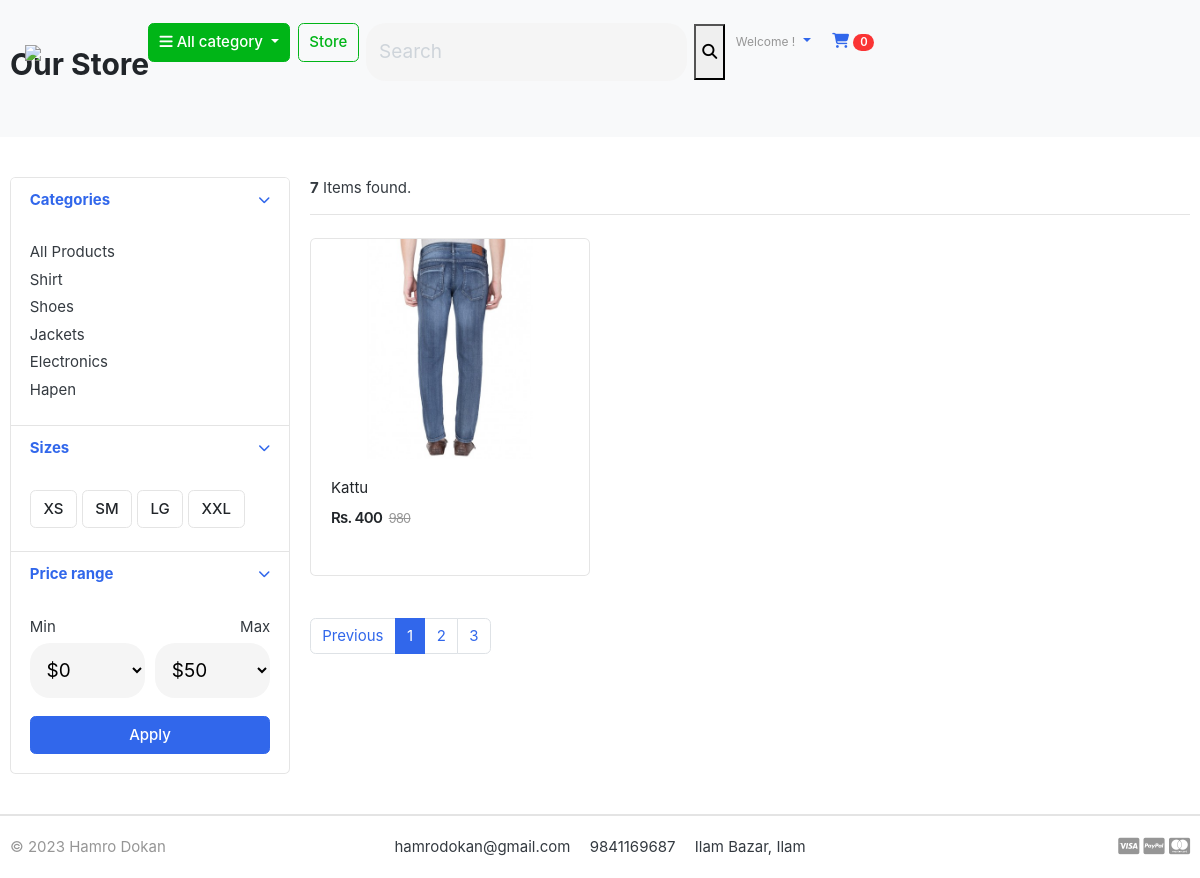
Before: /store/?page=3 with the older database file.
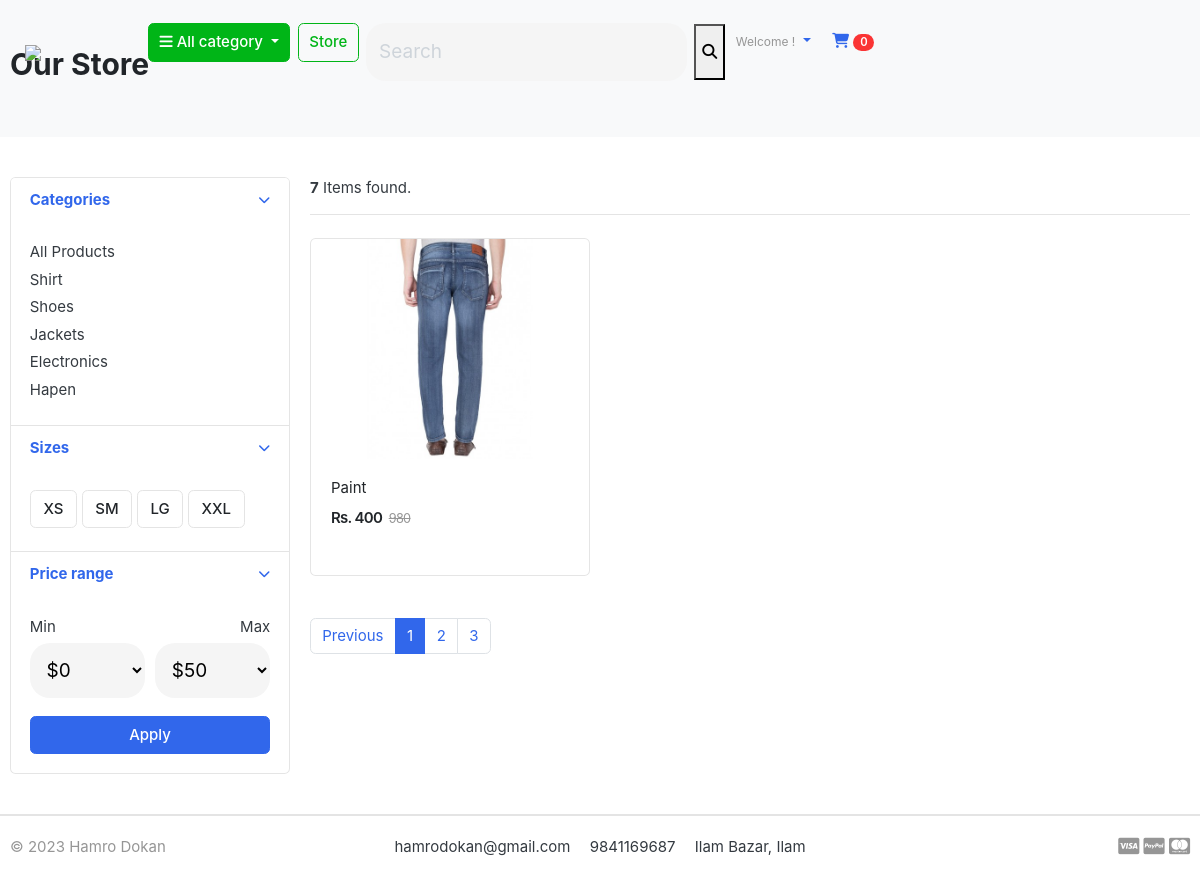
After: the same page with the newer database file.
### store/models.py (models this page shows, shortened)
class Product(models.Model):
    product_name = models.CharField(max_length=100)
    slug = models.SlugField(max_length=50)
    price = models.IntegerField()
    description = models.TextField(max_length=500, blank=True)
    Image = models.ImageField(upload_to="photos/products")
    stock = models.IntegerField()
    is_available = models.BooleanField(default=True)
    category = models.ForeignKey(Category, on_delete=models.CASCADE)
    created_date = models.DateTimeField(auto_now_add=True)
    modified_date = models.DateTimeField(auto_now=True)
    def get_url(self):
        return reverse('product_detail', args=[self.category.slug, self.slug])

### store/views.py (the view)
# urls.py: path('store/', include('store.urls')),
def store(request, category_slug=None):
    categories = None
    products = None
    if category_slug != None:
        categories = get_object_or_404(Category, slug=category_slug)
        products = Product.objects.all().filter(category=categories, is_available=True)
        paginator = Paginator(products, 3)
        page = request.GET.get('page')
        paged_products = paginator.get_page(page)
        product_count = products.count()
    else:
        products = Product.objects.all().filter(is_available=True).order_by('id')
        paginator = Paginator(products, 3)
        page = request.GET.get('page')
        paged_products = paginator.get_page(page)
        product_count  = products.count()
    context = {
            'products': paged_products,
            'product_count' : product_count,
        }
    return render(request, 'store/store.html', context)

### carts/context_processors.py (called while the page is built)
def counter(request):
    cart_count = 0
    if 'admin' in request.path:
        return {}
    else:
        try:
            cart = Cart.objects.filter(cart_id=_cart_id(request))
            cart_items = CartItem.objects.all().filter(cart=cart[:1])
            for cart_item in cart_items:
                cart_count += cart_item.quantity
        except Cart.DoesNotExist:
            cart_count = 0
    return dict(cart_count=cart_count)

### carts/views.py (called while the page is built)
def _cart_id(request):
    cart = request.session.session_key
    if not cart:
        cart = request.session.create()
    return cart

### category/context_processors.py (called while the page is built)
def menu_links(request):
    link = Category.objects.all()
    return dict(links=link)

### category/models.py (called while the page is built)
    def get_url(self):
        return reverse('product_by_category', args=[self.slug])

### templates/store/store.html (shortened to what the changed rows need)
{% extends 'base.html' %}
{% load static  %}
{% block content %}
    <section class="section-pagetop bg">
        {% if products %}
        <div class="container">
            {% if 'search' in request.path %}
                <h2 class="title-page">Search Result</h2>
            {% else  %}
                <h2 class="title-page">Our Store</h2>
            {% endif %}
        </div>
        </section>
        <section class="section-content padding-y">
        <div class="container">
        <div class="row">
            <main class="col-md-9">
            <div class="row">
                {% for product in products %}
                    <div class="col-md-4">
                        <figure class="card card-product-grid">
                            <div class="img-wrap">
                                <a href="{{ product.get_url }}"><img src="{{ product.Image.url }}"></a>
                            </div>
                            <figcaption class="info-wrap">
                                <div class="fix-height">
                                    <a href="{{ product.get_url }}" class="title">{{ product.product_name }}</a>
                                    <div class="price-wrap mt-2">
                                        <span class="price">Rs. {{ product.price }}</span>
                                        <del class="price-old">980</del>
                                    </div>
                                </div>
                            </figcaption>
                        </figure>
                    </div>
                {% endfor %}
        </div>
            </main>
        </div>
        </div>
    {% else %}
        <div class="container">
            <h2 class="text-center">No results</h2>
        </div>
    {% endif %}
    </section>
{% endblock content %}

Changed rows visible on the page:
changed Product: product_name "Kattu" → "Paint"
